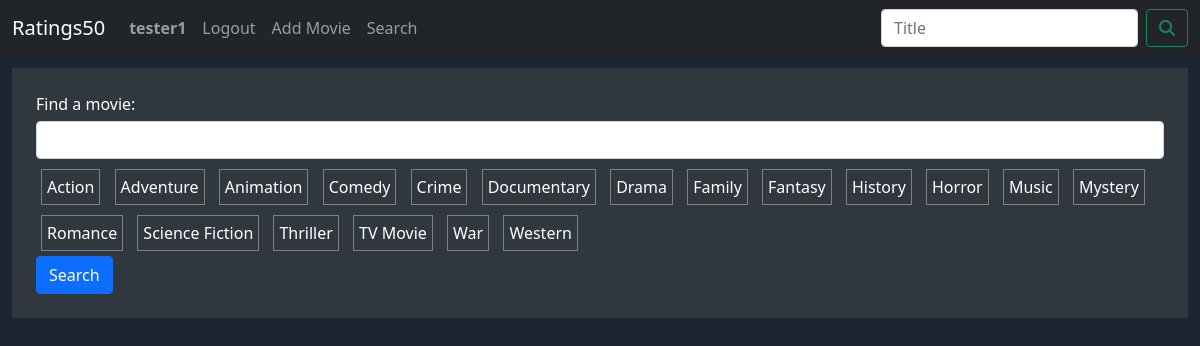
The page /ratings50/search (signed in) on the database its author committed.
### ratings50/models.py (models this page shows)
class User(AbstractUser):
    pass

class Genre(models.Model):
    name = models.CharField(max_length=64)
    def __str__(self):
        return f"{self.name}"

### ratings50/views.py (the view, shortened to what this page needs)
# urls.py: path('search', views.search, name="search"),
def search(request):
    if request.method == "GET":
        form = SearchForm()
        return render(request, "ratings50/search.html", {'form': form})

### ratings50/views.py
class SearchForm(forms.Form):
    title = forms.CharField(label="Find a movie", required=False)
    genre = forms.ModelMultipleChoiceField(
        queryset=Genre.objects.all(),
        required=False,
        widget=forms.CheckboxSelectMultiple,
    )

### ratings50/templates/ratings50/search.html (shortened to what this page needs)
{% extends 'ratings50/layout.html' %}
{% load static %}
{% load widget_tweaks %}
{% block body %}
    <div class="search-form">
        <form action="{% url 'search' %}" method="post">
            <label for="{{ form.title.id }}">{{ form.title.label }}:</label>
            {% render_field form.title class='form-control' %}
            <div class="genre-boxes">
                {% for genre in form.genre %}
                    <div class="genre">
                        {{ genre }}
                    </div>
                {% endfor %}
            </div>
            <input type="submit" class="btn btn-primary" value="Search">
        </form>
    </div>
{% endblock %}

### ratings50/templates/ratings50/layout.html (shortened to what this page needs)
{% load static %}
<!DOCTYPE html>
<html lang="en">
    <head>
        <link href="https://cdn.jsdelivr.net/npm/bootstrap@5.1.3/dist/css/bootstrap.min.css" rel="stylesheet">
        <link href="{% static 'ratings50/style.css' %}" rel="stylesheet">
    </head>
    <body class="page-body">
          <nav class="navbar navbar-expand-lg navbar-dark bg-dark">
            <div class="container-fluid">
              <a class="navbar-brand" href="{% url 'index' %}">Ratings50</a>
              <div class="collapse navbar-collapse" id="navbarSupportedContent">
                <ul class="navbar-nav me-auto mb-2 mb-lg-0">
                  {% if user.is_authenticated %}
                    <li class="nav-item">
                      <a class="nav-link" id="self-profile" data-username="{{ user.username }}"><strong>{{ user.username }}</strong></a>
                    </li>
                    <li class="nav-item">
                      <a class="nav-link" href="{% url 'logout' %}">Logout</a>
                    </li>
                    <li class="nav-item">
                      <a class="nav-link" href="{% url 'new' %}">Add Movie</a>
                    </li>
                  {% endif %}
                      <li class="nav-item">
                        <a class="nav-link" href="{% url 'search' %}">Search</a>
                      </li>
                </ul>
                <form class="d-flex" action="{% url 'search' %}" method="post">
                  <input name="title" class="form-control me-2" type="search" placeholder="Title" aria-label="Search">
                  <button class="btn btn-outline-success" type="submit">
                    <i class="fa-solid fa-magnifying-glass"></i>
                  </button>
                </form>
              </div>
            </div>
          </nav>
          {% block body %}
          {% endblock %}
    </body>
</html>

### ratings50/static/ratings50/style.css (style rules this page uses)
.page-body { background-color: #1b2632; }
.form-body, .search-form { background-color: #31373f; padding: 2%; margin: 1%; color: white; }
.form-body label, .search-form label { color: white; }
.form-body .form-control, .search-form .form-control { margin-top: 5px; margin-bottom: 5px; }
.form-body .genre-boxes .genre, .search-form .genre-boxes .genre { display: inline-block; padding: 5px; margin: 5px; border: solid grey 1px; background-color: #31373f; }

### rows shown on the page
User: username "tester1"
Genre: genre "Action"
Genre: genre "Adventure"
Genre: genre "Animation"
Genre: genre "Comedy"
Genre: genre "Crime"
Genre: genre "Documentary"
Genre: genre "Drama"
Genre: genre "Family"
Genre: genre "Fantasy"
Genre: genre "History"
Genre: genre "Horror"
Genre: genre "Music"
Genre: genre "Mystery"
Genre: genre "Romance"
Genre: genre "Science Fiction"
Genre: genre "Thriller"
Genre: genre "TV Movie"
Genre: genre "War"
Genre: genre "Western"
